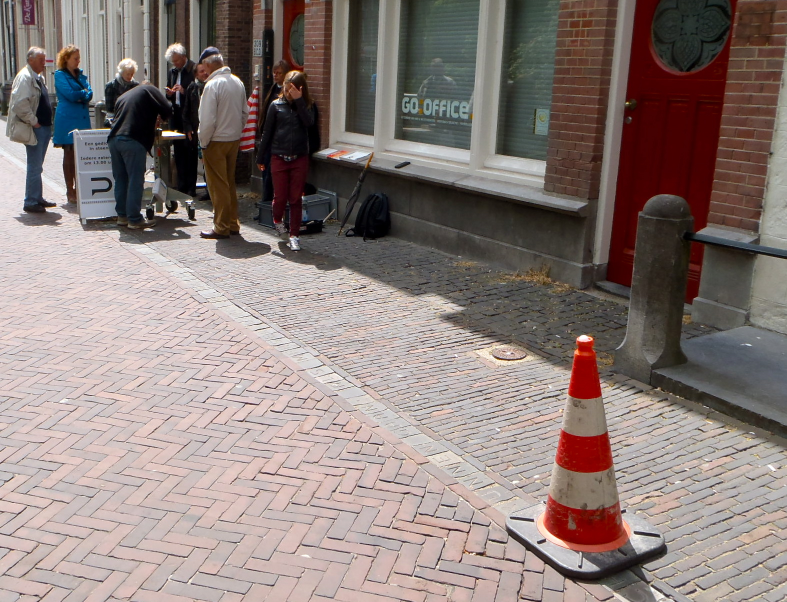
#> input picture Datasets/stack/stack6.png, 1573 x 1204 px (shown at 1/2 size)
$ python main.py
#> lines starting #> are read from the running program, lines starting #| are printed output that depends on the picture; after the words box and inside, x2 and y2 are one past the last pixel; in counts of white or black regions, pixels touching at a corner belong together
### opencv tests/test4/tracker.py
import math


class EuclideanDistTracker:
    def __init__(self):
        self.center_points = {}
        self.id_count = 0

    def update(self, objects_rect):
        objects_bbs_ids = []

        for rect in objects_rect:
            x, y, w, h = rect
            cx = (x + x + w) // 2
            cy = (y + y + h) // 2

            same_object_detected = False
            for id, pt in self.center_points.items():
                dist = math.hypot(cx - pt[0], cy - pt[1])

                if dist < 25:
                    self.center_points[id] = (cx, cy)
                    print(self.center_points)
                    objects_bbs_ids.append([x, y, w, h, id])
                    same_object_detected = True
                    break

            if same_object_detected is False:
                self.center_points[self.id_count] = (cx, cy)
                objects_bbs_ids.append([x, y, w, h, self.id_count])
                self.id_count += 1

        new_center_points = {}
        for obj_bb_id in objects_bbs_ids:
            _, _, _, _, object_id = obj_bb_id
            center = self.center_points[object_id]
            new_center_points[object_id] = center

        self.center_points = new_center_points.copy()
        return objects_bbs_ids

### opencv tests/test4/main.py
import cv2
from tracker import *

tracker = EuclideanDistTracker()
#stack = cv.imread("../../Datasets/stack/stack6.png")
cap = cv2.imread("../../Datasets/stack/stack6.png")
#> cap is the input picture: shape (1204, 1573, 3); mean B, G, R 121.6, 125.4, 139.2

object_detector = cv2.createBackgroundSubtractorMOG2(history=100, varThreshold=40)

while True:
    frame = cap
    height, width, _ = frame.shape
#> height = 1204; width = 1573

    # 1. Object Detection
    mask = object_detector.apply(frame)
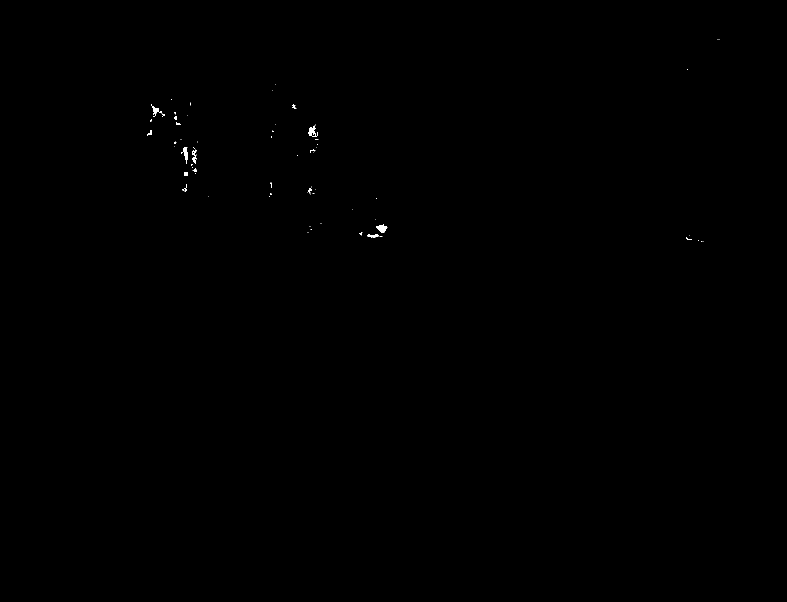
#> mask: shape (1204, 1573) (shown at 1/2 size); values 127 (black) and 255 (white), 0.09% white; 85 white regions (69 under 20 px), largest, box (x1, y1, x2, y2) and area: (752, 449, 775, 466) 224, (616, 251, 635, 274) 219, (362, 294, 376, 328) 209
    _, mask = cv2.threshold(mask, 254, 255, cv2.THRESH_BINARY)
#> mask: shape (1204, 1573); 0.09% white; 85 white regions (69 under 20 px)
    contours, _ = cv2.findContours(mask, cv2.RETR_TREE, cv2.CHAIN_APPROX_SIMPLE)
#> contours = 96 contours, 82 with area under 20; largest, box (x1, y1, x2, y2) and area: (752, 449, 775, 466) 193, (616, 251, 635, 274) 164, (362, 294, 376, 328) 160, (304, 212, 324, 229) 110, (384, 299, 394, 327) 74
    detections = []
    for cnt in contours:
        area = cv2.contourArea(cnt)
        if area > 100:
            x, y, w, h = cv2.boundingRect(cnt)

            detections.append([x, y, w, h])
#> this loop made 96 passes
#> (area, x, y, w, h) on passes 20, 53, 67, 85: (193, 752, 449, 23, 17), (160, 362, 294, 14, 34), (164.5, 616, 251, 19, 23), (110.5, 304, 212, 20, 17)
#> area on passes 9, 35, 38, 41, 42, 50: 66.5, 28, 20, 48.5, 21, 74
#> after the loop, detections = [[752, 449, 23, 17], [362, 294, 14, 34], [616, 251, 19, 23], [304, 212, 20, 17]]

    boxes_ids = tracker.update(detections)
#> the loop in update, `for rect in objects_rect:` made 4 passes
#> (x, y, w, h, cx, cy) on passes 1 to 4: (752, 449, 23, 17, 763, 457), (362, 294, 14, 34, 369, 311), (616, 251, 19, 23, 625, 262), (304, 212, 20, 17, 314, 220)
#> after the loop in update, `for rect in objects_rect:`: objects_bbs_ids = [[752, 449, 23, 17, 0], [362, 294, 14, 34, 1], [616, 251, 19, 23, 2], [304, 212, 20, 17, 3]]; self.center_points = {0: (763, 457), 1: (369, 311), 2: (625, 262), 3: (314, 220)}; self.id_count = 4
#> the loop in update, `for obj_bb_id in objects_bbs_ids:` made 4 passes
#> (obj_bb_id, center) on passes 1 to 4: ([752, 449, 23, 17, 0], (763, 457)), ([362, 294, 14, 34, 1], (369, 311)), ([616, 251, 19, 23, 2], (625, 262)), ([304, 212, 20, 17, 3], (314, 220))
#> after the loop in update, `for obj_bb_id in objects_bbs_ids:`: new_center_points has the same summary as self.center_points
#> boxes_ids has the same summary as objects_bbs_ids in update
    for box_id in boxes_ids:
        x, y, w, h, id = box_id
        cv2.putText(frame, str(id), (x, y - 15), cv2.FONT_HERSHEY_PLAIN, 2, (255, 0, 0), 2)
        cv2.rectangle(frame, (x, y), (x + w, y + h), (0, 255, 0), 3)
#> this loop made 4 passes
#> (box_id, x, y, w, h) on passes 1 to 4: ([752, 449, 23, 17, 0], 752, 449, 23, 17), ([362, 294, 14, 34, 1], 362, 294, 14, 34), ([616, 251, 19, 23, 2], 616, 251, 19, 23), ([304, 212, 20, 17, 3], 304, 212, 20, 17)
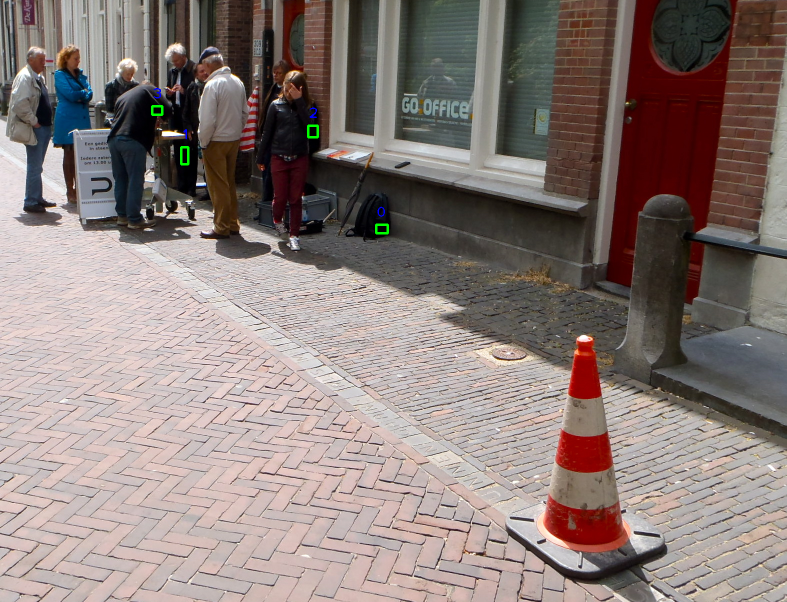
#> frame: shape (1204, 1573, 3) (shown at 1/2 size); 0.11% of pixels changed, all inside (x1, y1, x2, y2) = (302, 176, 778, 469)

    cv2.imshow("frame", frame)
    cv2.imshow("Frame", frame)
    cv2.imshow("Mask", mask)

    key = cv2.waitKey(30)
#> (key Esc is pressed here)
    if key == 27:
        break

#> (the run stopped early here; a loop or call above may not have finished)

$ run again, with Datasets/stack/stack1.png copied over Datasets/stack/stack6.png
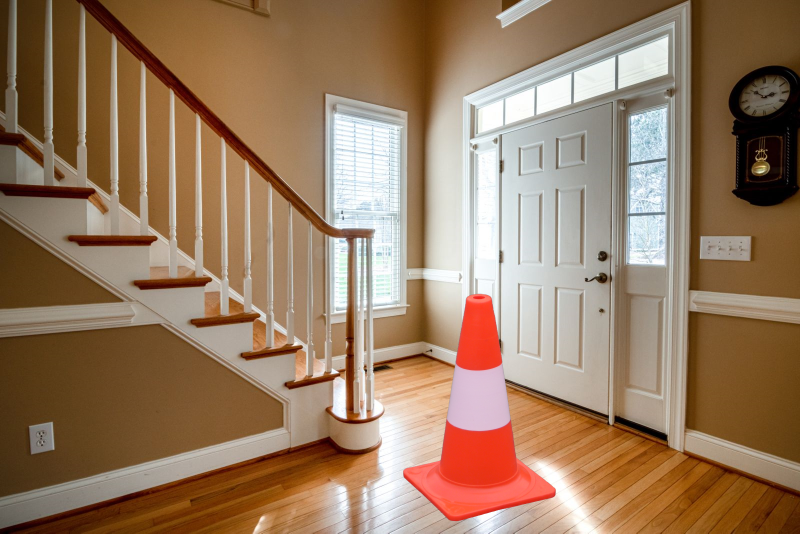
#> input picture Datasets/stack/stack1.png, 1600 x 1067 px (shown at 1/2 size)
#> cap is the input picture: shape (1067, 1600, 3); mean B, G, R 97.5, 123.2, 152.1
#> `mask = object_detector.apply(frame)`:
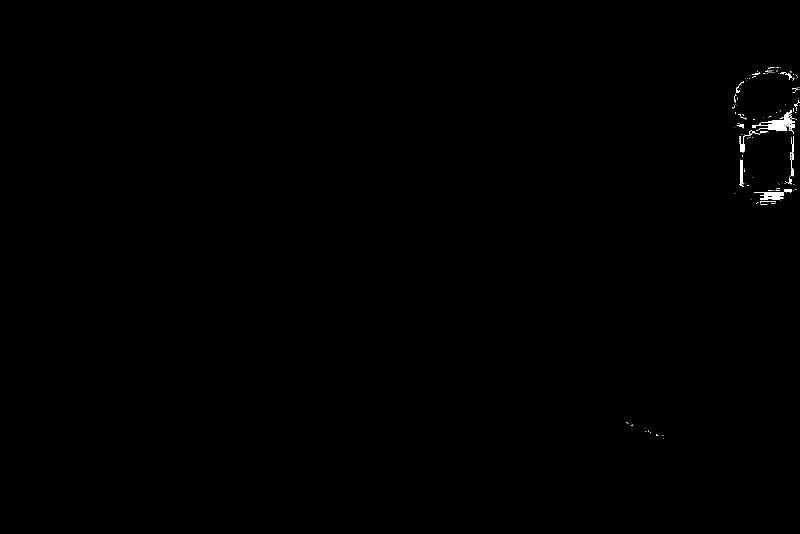
#> mask: shape (1067, 1600) (shown at 1/2 size); values 127 (black) and 255 (white), 0.21% white; 147 white regions (127 under 20 px), largest, box (x1, y1, x2, y2) and area: (1504, 220, 1591, 264) 1232, (1508, 384, 1568, 400) 582, (1478, 319, 1488, 374) 321
#> contours = 158 contours, 142 with area under 20; largest, box (x1, y1, x2, y2) and area: (1504, 220, 1591, 264) 1047, (1508, 384, 1568, 400) 511, (1478, 319, 1488, 374) 257, (1479, 269, 1501, 305) 98, (1568, 378, 1584, 386) 72
#> the loop `for cnt in contours:` made 158 passes
#> (area, x, y, w, h) on passes 21, 49, 86: (511, 1508, 384, 60, 16), (257, 1478, 319, 10, 55), (1047, 1504, 220, 87, 44)
#> after the loop `for cnt in contours:`: detections = [[1508, 384, 60, 16], [1478, 319, 10, 55], [1504, 220, 87, 44]]
#> the loop in update, `for rect in objects_rect:` made 3 passes
#> (x, y, w, h, cx, cy) on passes 1 to 3: (1508, 384, 60, 16, 1538, 392), (1478, 319, 10, 55, 1483, 346), (1504, 220, 87, 44, 1547, 242)
#> after the loop in update, `for rect in objects_rect:`: objects_bbs_ids = [[1508, 384, 60, 16, 0], [1478, 319, 10, 55, 1], [1504, 220, 87, 44, 2]]; self.center_points = {0: (1538, 392), 1: (1483, 346), 2: (1547, 242)}; self.id_count = 3
#> the loop in update, `for obj_bb_id in objects_bbs_ids:` made 3 passes
#> (obj_bb_id, center) on passes 1 to 3: ([1508, 384, 60, 16, 0], (1538, 392)), ([1478, 319, 10, 55, 1], (1483, 346)), ([1504, 220, 87, 44, 2], (1547, 242))
#> after the loop in update, `for obj_bb_id in objects_bbs_ids:`: new_center_points = {0: (1538, 392), 1: (1483, 346), 2: (1547, 242)}
#> boxes_ids has the same summary as objects_bbs_ids in update
#> the loop `for box_id in boxes_ids:` made 3 passes
#> (box_id, x, y, w, h) on passes 1 to 3: ([1508, 384, 60, 16, 0], 1508, 384, 60, 16), ([1478, 319, 10, 55, 1], 1478, 319, 10, 55), ([1504, 220, 87, 44, 2], 1504, 220, 87, 44)
#> after the loop `for box_id in boxes_ids:`:
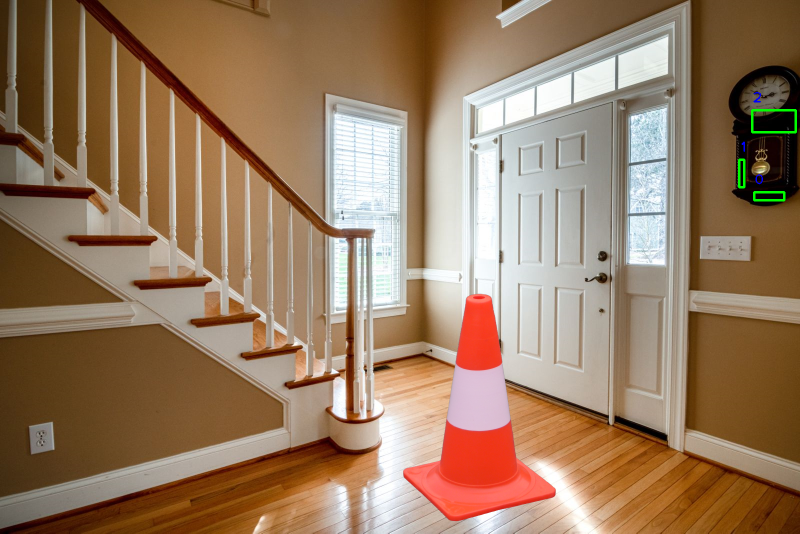
#> frame: shape (1067, 1600, 3) (shown at 1/2 size); 0.18% of pixels changed, all inside (x1, y1, x2, y2) = (1476, 184, 1594, 403)

$ run again, with Datasets/stack/stack3.png copied over Datasets/stack/stack6.png
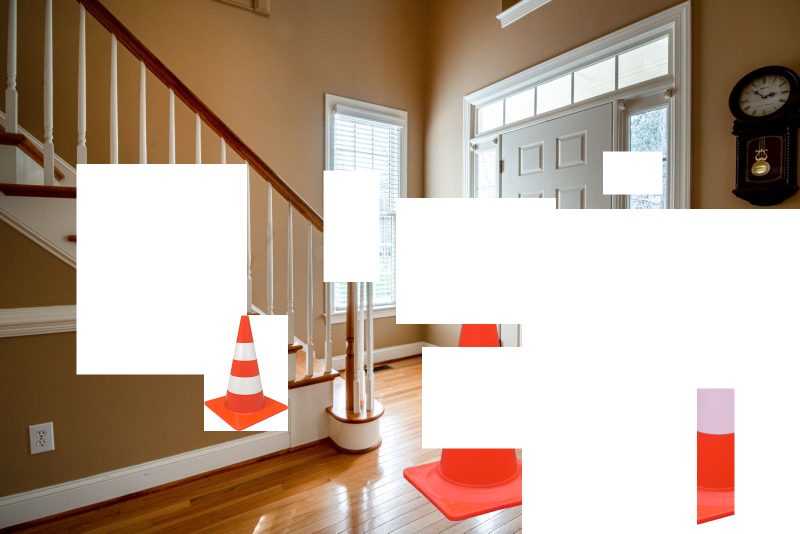
#> input picture Datasets/stack/stack3.png, 1600 x 1067 px (shown at 1/2 size)
#> cap is the input picture: shape (1067, 1600, 3); mean B, G, R 151.5, 167.3, 187.2
#> `mask = object_detector.apply(frame)`:
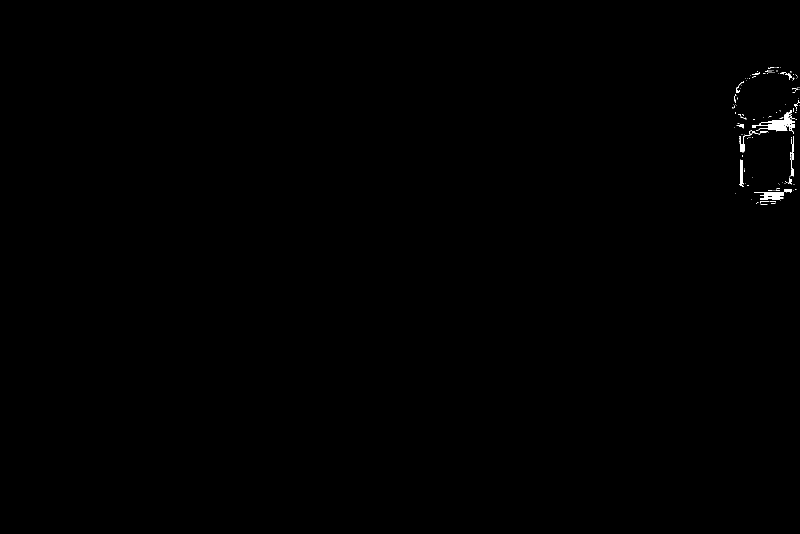
#> mask: shape (1067, 1600) (shown at 1/2 size); values 127 (black) and 255 (white), 0.21% white; 137 white regions (117 under 20 px), largest, box (x1, y1, x2, y2) and area: (1504, 220, 1591, 264) 1232, (1508, 384, 1568, 400) 582, (1478, 319, 1488, 374) 321
#> contours = 148 contours, 132 with area under 20; largest, box (x1, y1, x2, y2) and area: (1504, 220, 1591, 264) 1047, (1508, 384, 1568, 400) 511, (1478, 319, 1488, 374) 257, (1479, 269, 1501, 305) 98, (1568, 378, 1584, 386) 72
#> the loop `for cnt in contours:` made 148 passes
#> (area, x, y, w, h) on passes 11, 39, 76: (511, 1508, 384, 60, 16), (257, 1478, 319, 10, 55), (1047, 1504, 220, 87, 44)
#> after the loop `for cnt in contours:`: detections = [[1508, 384, 60, 16], [1478, 319, 10, 55], [1504, 220, 87, 44]]
#> the loop in update, `for rect in objects_rect:` made 3 passes
#> (x, y, w, h, cx, cy) on passes 1 to 3: (1508, 384, 60, 16, 1538, 392), (1478, 319, 10, 55, 1483, 346), (1504, 220, 87, 44, 1547, 242)
#> after the loop in update, `for rect in objects_rect:`: objects_bbs_ids = [[1508, 384, 60, 16, 0], [1478, 319, 10, 55, 1], [1504, 220, 87, 44, 2]]; self.center_points = {0: (1538, 392), 1: (1483, 346), 2: (1547, 242)}; self.id_count = 3
#> the loop in update, `for obj_bb_id in objects_bbs_ids:` made 3 passes
#> (obj_bb_id, center) on passes 1 to 3: ([1508, 384, 60, 16, 0], (1538, 392)), ([1478, 319, 10, 55, 1], (1483, 346)), ([1504, 220, 87, 44, 2], (1547, 242))
#> after the loop in update, `for obj_bb_id in objects_bbs_ids:`: new_center_points = {0: (1538, 392), 1: (1483, 346), 2: (1547, 242)}
#> boxes_ids has the same summary as objects_bbs_ids in update
#> the loop `for box_id in boxes_ids:` made 3 passes
#> (box_id, x, y, w, h) on passes 1 to 3: ([1508, 384, 60, 16, 0], 1508, 384, 60, 16), ([1478, 319, 10, 55, 1], 1478, 319, 10, 55), ([1504, 220, 87, 44, 2], 1504, 220, 87, 44)
#> after the loop `for box_id in boxes_ids:`:
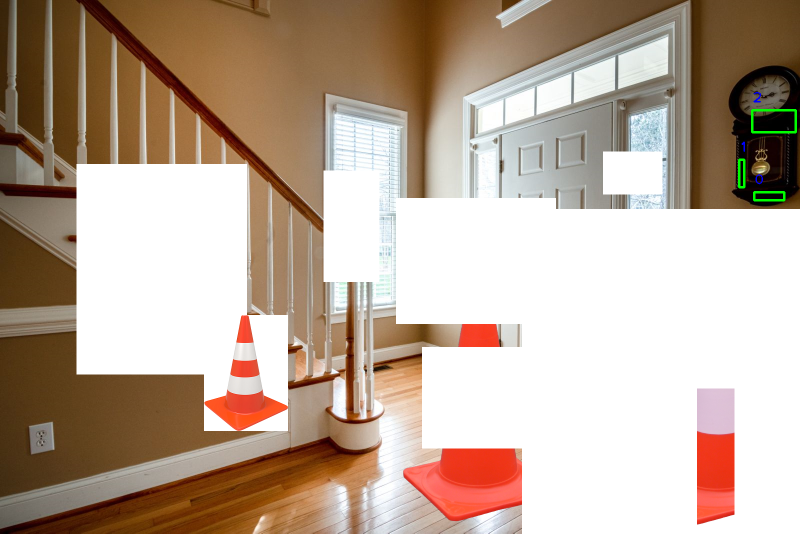
#> frame: shape (1067, 1600, 3) (shown at 1/2 size); 0.18% of pixels changed, all inside (x1, y1, x2, y2) = (1476, 184, 1594, 403)
